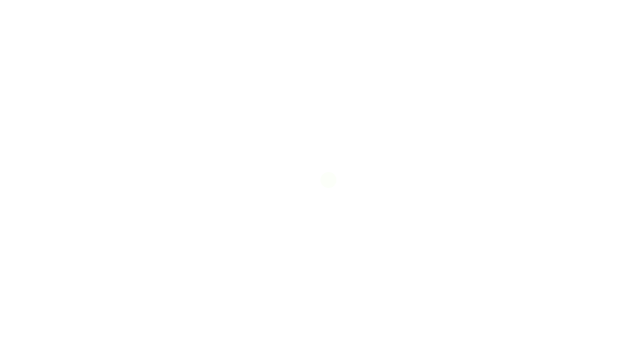
Frame 1 (no input)
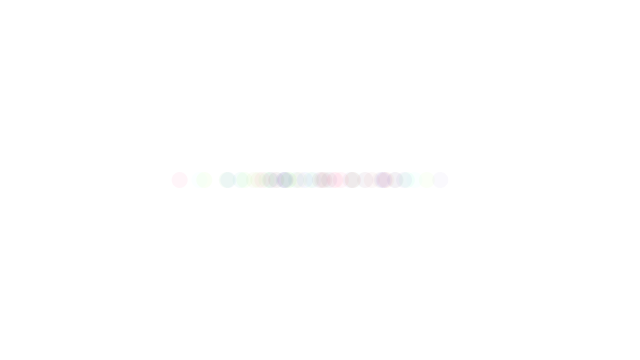
Frame 60 (the mouse pressed at the canvas centre just before this capture)
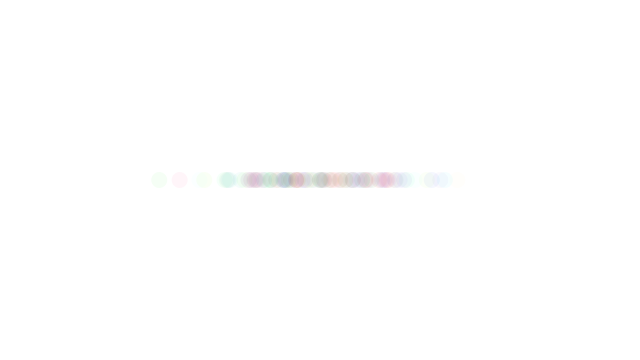
Frame 120 (the mouse held since frame 60 and released just before this capture)

The Processing sketch that drew these frames (run headless with seeded random() and noise(); from frame 60 on, the mouse is pressed at the canvas centre):

// Processing sketch: h_w_1_4
// ── h_w_1_4.pde

void setup() {
  size(640, 360);
  background(255);
}

void draw() {

  // Get a gaussian random number w/ mean of 0 and standard deviation of 1.0
  float xloc = randomGaussian();
  float Rloc = randomGaussian();
  float Gloc = randomGaussian();
  float Bloc = randomGaussian();
  
  float sd = 60;                // Define a standard deviation
  float mean = width/2;         // Define a mean value (middle of the screen along the x-axis)
  xloc = ( xloc * sd ) + mean;  // Scale the gaussian random number by standard deviation and mean
  Rloc = ( Rloc * 127 ) +127;
  Gloc = ( Gloc * 127 ) +127;
  Bloc = ( Bloc * 127 ) +127;
  
  fill(Rloc,Gloc,Bloc, 10);
  noStroke();
  ellipse(xloc, height/2, 16, 16);   // Draw an ellipse at our "normal" random location
}
